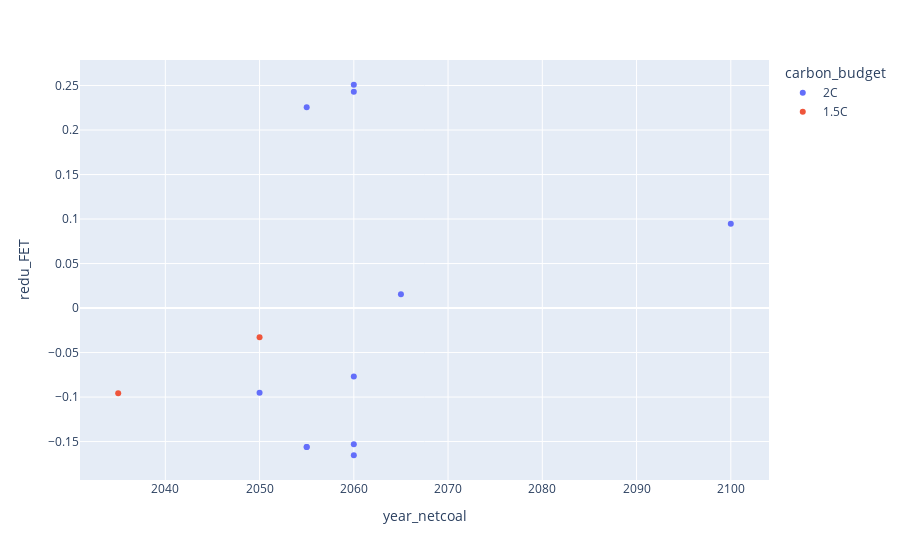

The code cell stored with this chart in its notebook:
### Code cell
fig4 = px.scatter(
    data_frame=to_plot,
    y = "redu_FET",
    x="year_netcoal",
    color= "carbon_budget"
)
fig4

### Figure 1 — Plotly figure (JSON) as saved in the notebook; plotly's stock layout.template omitted (floating-point values rounded to 4 significant figures)
{"data": [{"hovertemplate": "carbon_budget=2C<br>year_netcoal=%{x}<br>redu_FET=%{y}<extra></extra>", "legendgroup": "2C", "marker": {"color": "#636efa", "symbol": "circle"}, "mode": "markers", "name": "2C", "orientation": "v", "showlegend": true, "type": "scatter", "x": [2055, 2055, 2050, 2065, 2060, 2060, 2060, 2060, 2060, 2055, 2100], "xaxis": "x", "y": [-0.1562, -0.1562, -0.09526, 0.01561, -0.1531, -0.1654, -0.07691, 0.2431, 0.2509, 0.2256, 0.09474], "yaxis": "y"}, {"hovertemplate": "carbon_budget=1.5C<br>year_netcoal=%{x}<br>redu_FET=%{y}<extra></extra>", "legendgroup": "1.5C", "marker": {"color": "#EF553B", "symbol": "circle"}, "mode": "markers", "name": "1.5C", "orientation": "v", "showlegend": true, "type": "scatter", "x": [2050, 2035], "xaxis": "x", "y": [-0.03287, -0.0957], "yaxis": "y"}], "layout": {"legend": {"title": {"text": "carbon_budget"}, "tracegroupgap": 0}, "margin": {"t": 60}, "xaxis": {"anchor": "y", "domain": [0, 1], "title": {"text": "year_netcoal"}}, "yaxis": {"anchor": "x", "domain": [0, 1], "title": {"text": "redu_FET"}}}}
